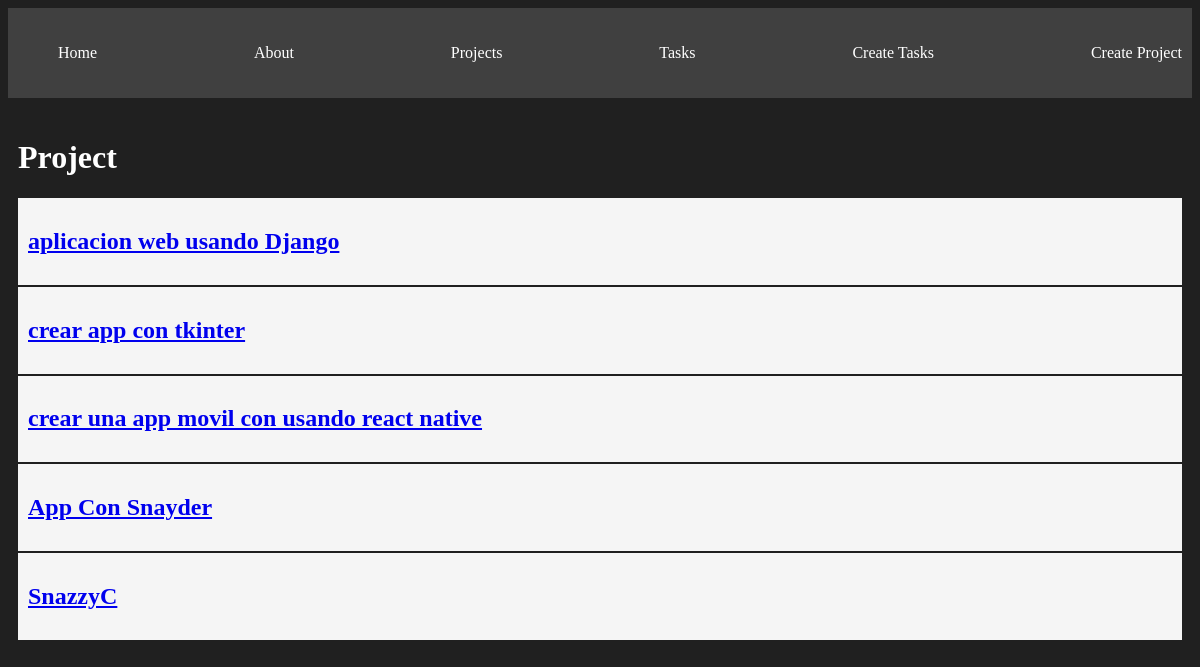
/projects/, run on the app's committed database.
### myApp/models.py (models this page shows, shortened)
class Project(models.Model):
    name = models.CharField(max_length=200)

### myApp/views.py (the view)
# urls.py: path('projects/', views.projects, name='projects'),
def projects(request):
    projects = Project.objects.all()
    return render(request, 'projects.html', {
        'projects': projects
    })

### myApp/templates/projects.html
{% extends 'partials/nav.html'%}
{% block content %}
<h1> Project </h1>
{% for project in projects %}
<article class='card'>
    <a href="{% url 'project_detail' project.id %}">
        <h1> {{ project.name }}</h1>
    </a>
</article>
{% endfor %}
{% endblock %}

### myApp/static/css/main.css (style rules this page uses)
body { background-color: #202020; color: white; }
.card { background: whitesmoke; padding: 10px; margin-bottom: 2px; color: black; }

### data on the page
Project: name "aplicacion web usando Django"
Project: name "crear app con tkinter"
Project: name "crear una app movil con usando react native"
Project: name "App Con Snayder"
Project: name "SnazzyC"
